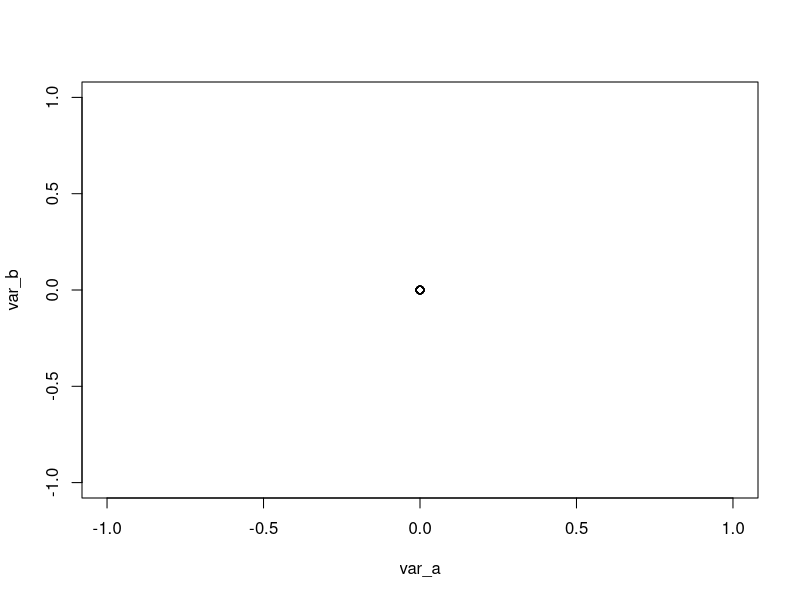
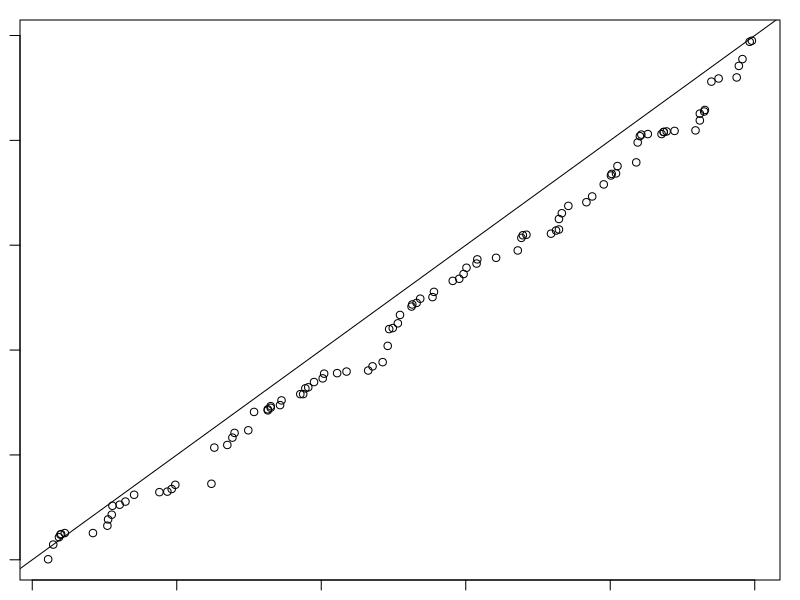
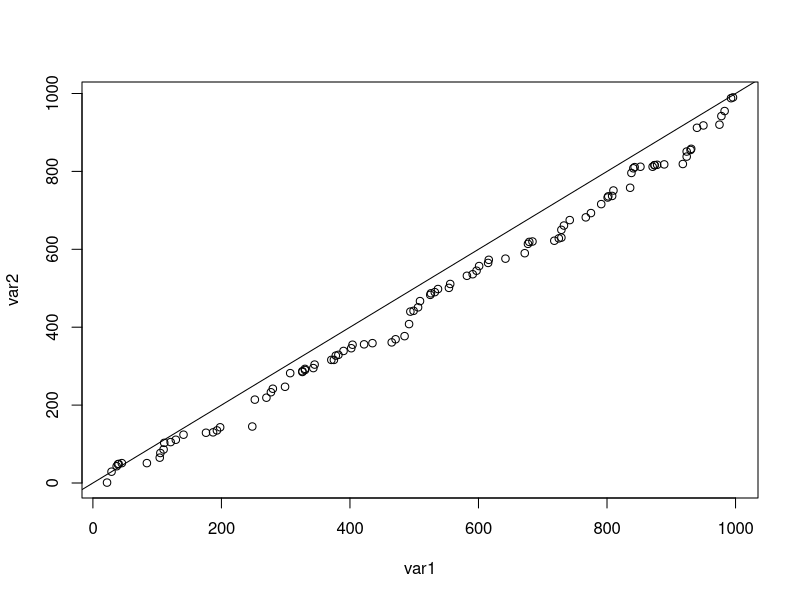

The R source for these figures, in order:
#qqplot
#quantile is a "line" which divides the datapoints into equally sized groups
#for example percentiles are quantiles which divide the data into 100 equally sized groups
#built in qq plot for comparing quantiles of two variables
setwd('../statistics/results/')
set.seed(1)
population<-seq(1,1000,1)
var_a<-sample(population,size=100,replace=TRUE)
var_b<-sample(population,size=100,replace=TRUE)
png(file='qqplot_built_in.png')
par(mar=c(1, 1, 1, 1))
qqplot(var_a,var_b)
abline(0,1)
dev.off()

#diy qqplot for comparing quantiles of two variables
#sort the variables and then plot them
var1<-sort(var_a,decreasing=FALSE)
var2<-sort(var_b,decreasing=FALSE)
png(file='qqplot_diy.png')
plot(var1,var2)
abline(0,1)
dev.off()

#it is also possible to compare the quantiles of a known distribution with our samples
#to do that first we have to generate a vector which is distributed in a way we like it to be
var_a<-dnorm(seq(100,150,1),
             mean=2.5,
             sd=0.5)
var_b<-seq(from=min(var_a),
           to=max(var_a),
           length.out=100)
qqplot(var_a,var_b)
